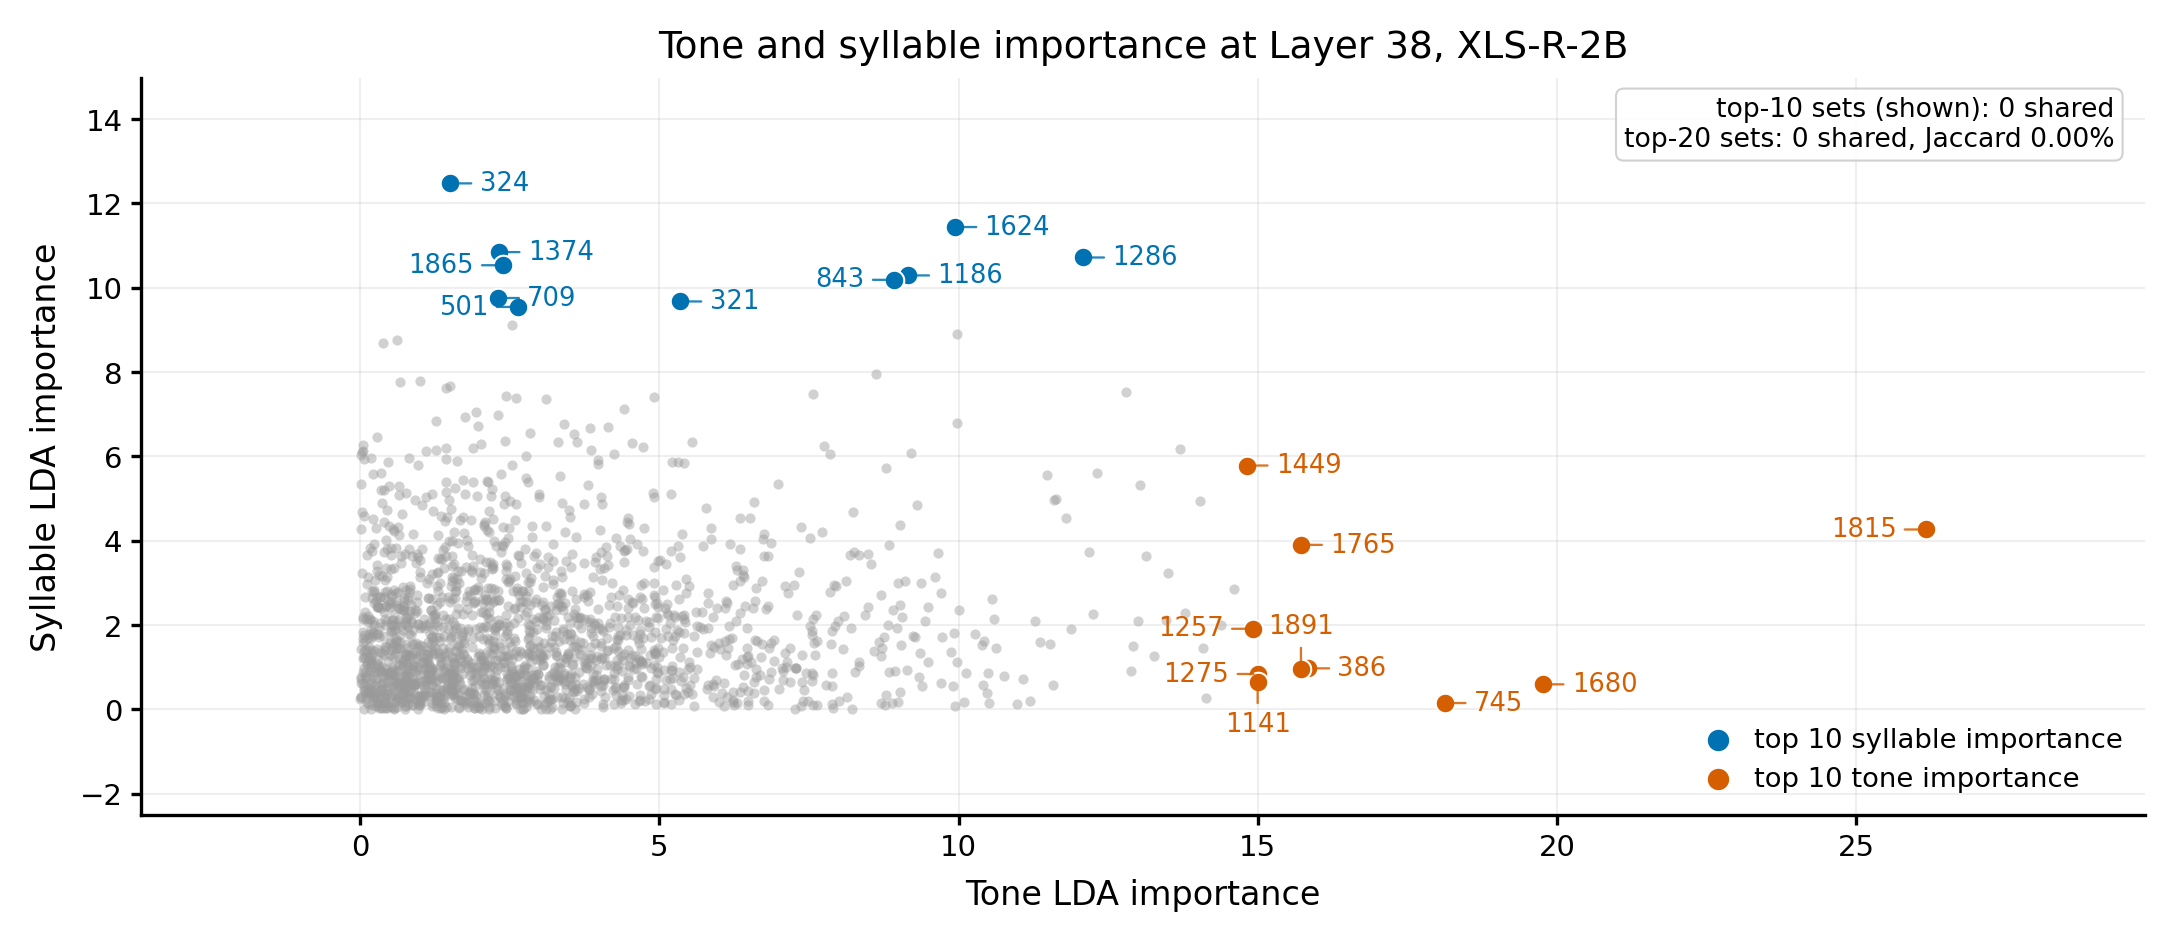

This chart was generated by the following Python code:
#!/usr/bin/env python
# -*- coding: utf-8 -*-
"""Redraw the tone/syllable disentanglement scatter at print size.

The submission's version of this figure is 8 x 8 in at low dpi. Square, so at any
font size that is legible in print it occupies 5-7 in of page height, and reduced to
3.5 in its labels fall to about 4 pt. The data, not the canvas, is what the paper
needs, so `07_lda_tone_vs_syllstr_analysis_...py` now dumps the two per-dimension
weight vectors and this script draws them wide.

Layout, in the same typography as the other figures (7.16 in, 300 dpi, title 9,
axis 8, ticks 7), with the Okabe-Ito palette:
  - all 1920 dimensions in grey,
  - the top 10 dimensions of each family in vermillion (tone) and blue (syllable),
    every one of them annotated with its index, placed by a greedy anti-overlap
    routine so that twenty numbers stay legible in a 7.16 x 3.05 in panel,
  - the overlap of the top-10 and of the top-20 sets, recomputed here and printed in
    the axes, so the numbers in the caption are not taken on trust. The two are
    reported separately because the panel shows ten per family while the caption's
    claim is about twenty.

Usage
-----
    python replot_fig7_disentanglement.py
    python replot_fig7_disentanglement.py --csv lda_weights_L38.csv --out fig7.png
"""

import argparse
import csv
import os

def _resolve(rel):
    """Find a data path whether the script sits in figures/ or in a flat unzip."""
    here = os.path.dirname(os.path.abspath(__file__))
    for base in (here, os.path.dirname(here)):
        p = os.path.abspath(os.path.join(base, rel))
        if os.path.exists(p):
            return p
    return os.path.abspath(os.path.join(here, rel))

import sys

import matplotlib
matplotlib.use("Agg")
import matplotlib.pyplot as plt
import numpy as np

TOL = "#D55E00"
SYL = "#0072B2"
GREY = "#9A9A9A"

# Candidate label positions in points: angle (deg, 0 = right, CCW) and radius.
ANGLES = (0, 180, 90, 270, 35, 145, 215, 325, 60, 120, 240, 300)
RADII = (7.0, 11.0, 15.5, 21.0, 27.0)


def load(path):
    d, t, s = [], [], []
    with open(path, encoding="utf-8") as fh:
        for r in csv.DictReader(fh):
            d.append(int(r["dimension"]))
            t.append(float(r["tone_weight"]))
            s.append(float(r["syllable_weight"]))
    return np.array(d), np.array(t), np.array(s)


def top_overlap(t, s, n):
    a = set(np.argsort(t)[-n:][::-1].tolist())
    b = set(np.argsort(s)[-n:][::-1].tolist())
    inter = a & b
    return inter, len(inter) / len(a | b)


def _overlap_area(b1, b2, pad=1.0):
    dx = min(b1.x1, b2.x1) - max(b1.x0, b2.x0) + pad
    dy = min(b1.y1, b2.y1) - max(b1.y0, b2.y0) + pad
    return dx * dy if dx > 0 and dy > 0 else 0.0


def place_labels(ax, fig, entries, fontsize):
    """Greedy anti-overlap placement for the annotation set.

    `entries` is a list of (idx, x, y, colour). Each label tries a ring of candidate
    offsets, nearest first, and takes the first position that collides with neither a
    placed label nor one of the highlighted points. Two refinements matter when
    several dimensions of one family sit on almost the same coordinates (1257 and 1891
    differ by less than a marker width): a label whose anchor is near an already
    labelled anchor is pushed to the opposite side, and the collision test keeps the
    twenty leader lines short enough to read.
    """
    renderer = fig.canvas.get_renderer()
    ax_bb = ax.get_window_extent(renderer)
    placed = []          # (bbox, anchor display coords, dx sign)
    pts = []
    for _, x, y, _ in entries:
        px, py = ax.transData.transform((x, y))
        pts.append(matplotlib.transforms.Bbox.from_bounds(px - 2.8, py - 2.8, 5.6, 5.6))

    order = sorted(entries, key=lambda e: -max(e[1], e[2]))
    for idx, x, y, colour in order:
        px, py = ax.transData.transform((x, y))
        best = None          # (cost, dx, dy, ha, va)
        for radius in RADII:
            for ang in ANGLES:
                a = np.deg2rad(ang)
                dx, dy = radius * np.cos(a), radius * np.sin(a)
                ha = "left" if np.cos(a) > 0.25 else ("right" if np.cos(a) < -0.25 else "center")
                va = "bottom" if np.sin(a) > 0.25 else ("top" if np.sin(a) < -0.25 else "center")
                probe = ax.annotate("%d" % idx, (x, y), xytext=(dx, dy),
                                    textcoords="offset points", fontsize=fontsize,
                                    ha=ha, va=va, color=colour)
                bb = probe.get_window_extent(renderer)
                probe.remove()
                if (bb.x0 < ax_bb.x0 + 1 or bb.x1 > ax_bb.x1 - 1
                        or bb.y0 < ax_bb.y0 + 1 or bb.y1 > ax_bb.y1 - 1):
                    continue
                cost = sum(_overlap_area(bb, p[0]) for p in placed)
                cost += 3.0 * sum(_overlap_area(bb, p) for p in pts)
                # Do not stack two labels on the same side of nearly coincident points.
                for _, (qx, qy), qsign in placed:
                    if abs(px - qx) < 10 and abs(py - qy) < 10:
                        sign = 1 if dx > 0.5 else (-1 if dx < -0.5 else 0)
                        if sign != 0 and sign == qsign:
                            cost += 4.0e4
                if best is None or cost < best[0]:
                    best = (cost, dx, dy, ha, va)
                if cost == 0:
                    break
            if best is not None and best[0] == 0:
                break
        if best is None:
            best = (1e18, 7.0, 0.0, "left", "center")
        _, dx, dy, ha, va = best
        ann = ax.annotate("%d" % idx, (x, y), xytext=(dx, dy), textcoords="offset points",
                          fontsize=fontsize, color=colour, ha=ha, va=va,
                          arrowprops=dict(arrowstyle="-", lw=0.55, color=colour,
                                          alpha=0.85, shrinkA=0, shrinkB=1.2))
        placed.append((ann.get_window_extent(renderer), (px, py),
                       1 if dx > 0.5 else (-1 if dx < -0.5 else 0)))


def draw(d, t, s, out, top_n=10, fontsize=6.2):
    inter10, jac10 = top_overlap(t, s, top_n)
    inter20, jac20 = top_overlap(t, s, 20)
    top_t = np.argsort(t)[-top_n:][::-1]
    top_s = np.argsort(s)[-top_n:][::-1]

    fig, ax = plt.subplots(figsize=(7.16, 3.05), dpi=300)
    fig.canvas.draw()

    ax.scatter(np.maximum(t, 0), np.maximum(s, 0), s=6, c=GREY, alpha=0.45,
               linewidths=0, zorder=1, rasterized=True)
    ax.scatter(t[top_s], s[top_s], s=22, facecolor=SYL, edgecolor="white",
               linewidth=0.5, zorder=3, label="top %d syllable importance" % top_n)
    ax.scatter(t[top_t], s[top_t], s=22, facecolor=TOL, edgecolor="white",
               linewidth=0.5, zorder=3, label="top %d tone importance" % top_n)

    ax.margins(x=0.14, y=0.20)
    ax.set_xlabel("Tone LDA importance", fontsize=8)
    ax.set_ylabel("Syllable LDA importance", fontsize=8)
    ax.set_title("Tone and syllable importance at Layer 38, XLS-R-2B", fontsize=9, pad=5)
    ax.tick_params(labelsize=7, length=2.5, pad=2)
    ax.grid(alpha=0.20, linewidth=0.5, which="both")
    for sp in ("top", "right"):
        ax.spines[sp].set_visible(False)

    entries = [(int(d[i]), float(t[i]), float(s[i]), SYL) for i in top_s]
    entries += [(int(d[i]), float(t[i]), float(s[i]), TOL) for i in top_t]
    place_labels(ax, fig, entries, fontsize)

    # Two sets, two numbers: the panel shows ten per family, the caption claims twenty.
    ax.text(0.985, 0.975,
            "top-%d sets (shown): %d shared\n"
            "top-20 sets: %d shared, Jaccard %.2f%%"
            % (top_n, len(inter10), len(inter20), 100 * jac20),
            transform=ax.transAxes, va="top", ha="right", fontsize=6.4,
            bbox=dict(boxstyle="round,pad=0.3", facecolor="white", edgecolor="#CCCCCC",
                      linewidth=0.5, alpha=0.9))
    ax.legend(fontsize=6.6, frameon=False, loc="lower right", handletextpad=0.3,
              borderaxespad=0.4, markerscale=1.2)

    fig.tight_layout(pad=0.4)
    fig.savefig(out, dpi=300, bbox_inches="tight", facecolor="white")
    print("wrote %s  (top-%d overlap %d, top-20 overlap %d, Jaccard %.4f)"
          % (out, top_n, len(inter10), len(inter20), jac20))
    return inter10, inter20


def main():
    ap = argparse.ArgumentParser(description=(__doc__ or "").split("\n")[0])
    here = os.path.dirname(os.path.abspath(__file__))
    ap.add_argument("--csv", default=_resolve(os.path.join("data", "lda_weights_L38.csv")))
    ap.add_argument("--out", default=os.path.join(here, "fig7_disentanglement.png"))
    a = ap.parse_args()
    if not os.path.exists(a.csv):
        print("[ERROR] missing %s" % a.csv)
        print("        Run 07_lda_tone_vs_syllstr_...py on the machine that holds "
              "hidden_states_38/; it now writes this CSV.")
        return 2
    d, t, s = load(a.csv)
    if len(d) < 1000:
        print("[ERROR] only %d dimensions -- expected 1920" % len(d))
        return 3
    inter10, inter20 = draw(d, t, s, a.out)
    if len(inter20) != 0:
        print("[NOTE] the top-20 sets overlap in %d dimensions; the caption's "
              "'zero intersection' would need rewording" % len(inter20))
    if len(inter10) != 0:
        print("[NOTE] the top-10 sets overlap in %d dimensions." % len(inter10))
    return 0


if __name__ == "__main__":
    sys.exit(main())
